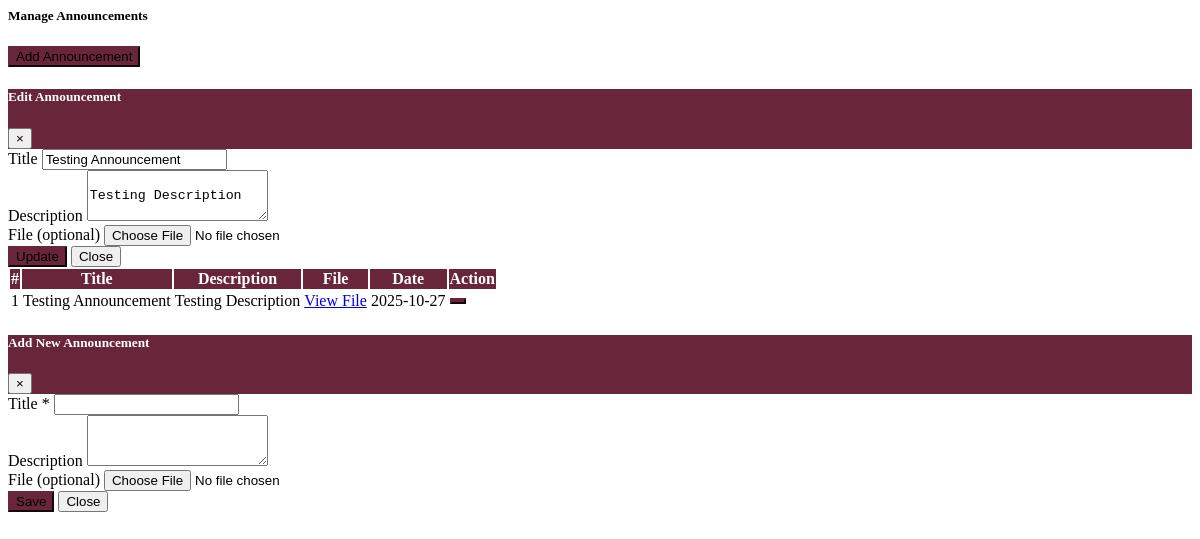
The page /Admin/pages/announcement_content.php on the database its author committed.
### tables this page shows
CREATE TABLE `announcements` (
  `id` int(11) NOT NULL,
  `title` varchar(255) NOT NULL,
  `description` text DEFAULT NULL,
  `file` varchar(255) DEFAULT NULL,
  `date` date DEFAULT NULL
);

### Admin/pages/announcement_content.php (the view, shortened to what this page needs)
<?php
include('../config/db.php');
?>
<div class="container-fluid">
  <div class="card">
    <div class="card-header d-flex align-items-center">
      <h5 class="mb-0"><i class="fas fa-bullhorn"></i> Manage Announcements</h5>
      <button class="btn btn-primary btn-sm ml-auto" data-toggle="modal" data-target="#addAnnouncementModal">
        <i class="fas fa-plus"></i> Add Announcement
      </button>
    </div>
    <div class="card-body table-responsive">
      <table class="table table-bordered table-hover text-center">
        <thead>
          <tr>
            <th>#</th>
            <th>Title</th>
            <th>Description</th>
            <th>File</th>
            <th>Date</th>
            <th>Action</th>
          </tr>
        </thead>
        <tbody>
          <?php
          $result = mysqli_query($conn, "SELECT * FROM announcements ORDER BY id DESC");
          $count = 1;
          while ($row = mysqli_fetch_assoc($result)) {
          ?>
            <tr>
              <td><?= $count++ ?></td>
              <td><?= htmlspecialchars($row['title']) ?></td>
              <td><?= nl2br(htmlspecialchars($row['description'])) ?></td>
              <td>
                <?php if ($row['file']) { ?>
                  <a href="../uploads/announcements/<?= $row['file'] ?>" target="_blank"><i class="fas fa-paperclip"></i> View File</a>
                <?php } else { echo '—'; } ?>
              </td>
              <td><?= $row['date'] ?></td>
              <td>
                <button class="btn btn-warning btn-sm" data-toggle="modal" data-target="#editAnnouncementModal<?= $row['id'] ?>"><i class="fas fa-edit"></i></button>
              </td>
            </tr>
            <div class="modal fade" id="editAnnouncementModal<?= $row['id'] ?>" tabindex="-1" role="dialog" aria-hidden="true">
              <div class="modal-dialog modal-dialog-centered" role="document">
                <div class="modal-content bg-white">
                  <form method="POST" enctype="multipart/form-data">
                    <div class="modal-header">
                      <h5 class="modal-title">Edit Announcement</h5>
                      <button type="button" class="close" data-dismiss="modal" aria-label="Close">
                        <span>&times;</span>
                      </button>
                    </div>
                    <div class="modal-body">
                      <div class="form-group">
                        <label>Title</label>
                        <input type="text" name="title" class="form-control"
                          value="<?= htmlspecialchars($row['title']) ?>" required>
                      </div>
                      <div class="form-group">
                        <label>Description</label>
                        <textarea name="description" class="form-control" rows="3" style="text-align: left;">
                          <?= htmlspecialchars($row['description']) ?>
                        </textarea>
                      </div>
                      <div class="form-group">
                        <label>File (optional)</label>
                        <input type="file" name="file" class="form-control">
                      </div>
                    </div>
                    <div class="modal-footer">
                      <button type="submit" name="update_announcement" class="btn btn-success">Update</button>
                      <button type="button" class="btn btn-secondary" data-dismiss="modal">Close</button>
                    </div>
                  </form>
                </div>
              </div>
            </div>
          <?php } ?>
        </tbody>
      </table>
    </div>
  </div>
</div>
<div class="modal fade" id="addAnnouncementModal" tabindex="-1">
  <div class="modal-dialog">
    <form method="POST" enctype="multipart/form-data" class="modal-content">
      <div class="modal-header">
        <h5 class="modal-title">Add New Announcement</h5>
        <button type="button" class="close" data-dismiss="modal">&times;</button>
      </div>
      <div class="modal-body">
        <div class="form-group">
          <label>Title <span class="text-danger">*</span></label>
          <input type="text" name="title" class="form-control" required>
        </div>
        <div class="form-group">
          <label>Description</label>
          <textarea name="description" class="form-control" rows="3"></textarea>
        </div>
        <div class="form-group">
          <label>File (optional)</label>
          <input type="file" name="file" class="form-control">
        </div>
      </div>
      <div class="modal-footer">
        <button type="submit" name="add_announcement" class="btn btn-success">Save</button>
        <button type="button" class="btn btn-secondary" data-dismiss="modal">Close</button>
      </div>
    </form>
  </div>
</div>

### Admin/pages/announcement_content.php (style rules this page uses)
table thead th { background-color: #69263a !important; color: #fff; text-align: center; }
.btn-primary, .btn-success, .btn-warning, .btn-danger { background-color: #69263a; border-color: #69263a; transition: all 0.3s ease; }
.modal-header { background-color: #69263a; color: #fff; }

### rows shown on the page
announcements: title "Testing Announcement", description "Testing Description", date "2025-10-27"
